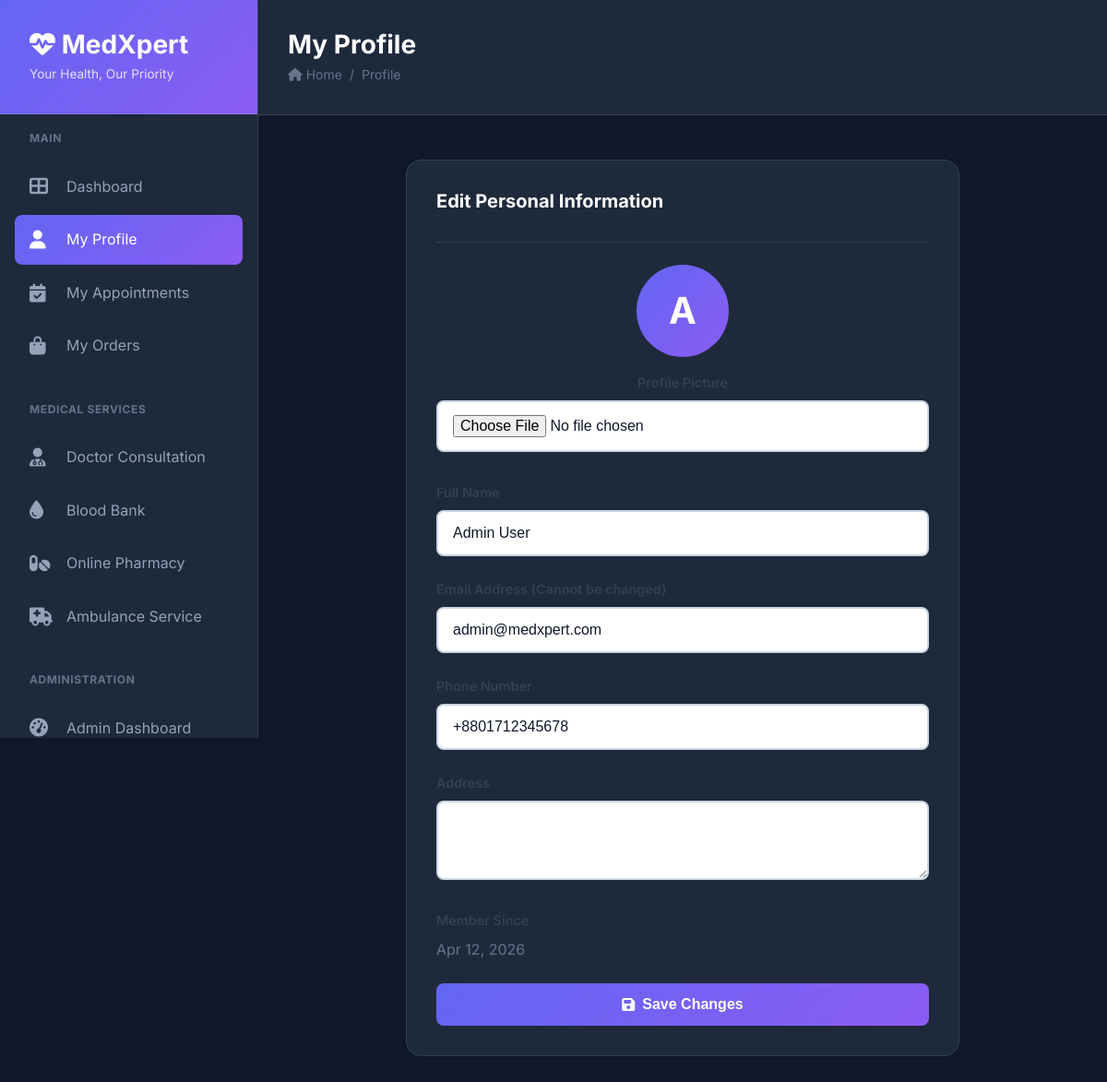
The app's page /profile.php (signed in) with its own data.
### tables this page shows
CREATE TABLE users (
    id INT AUTO_INCREMENT PRIMARY KEY,
    full_name VARCHAR(100) NOT NULL,
    email VARCHAR(100) UNIQUE NOT NULL,
    password VARCHAR(255) NOT NULL,
    phone VARCHAR(20),
    address TEXT,
    role ENUM('user', 'admin') DEFAULT 'user',
    avatar VARCHAR(255) DEFAULT 'default-avatar.png',
    created_at TIMESTAMP DEFAULT CURRENT_TIMESTAMP,
    updated_at TIMESTAMP DEFAULT CURRENT_TIMESTAMP ON UPDATE CURRENT_TIMESTAMP,
    INDEX idx_email (email),
    INDEX idx_role (role)
);

### profile.php (the view, shortened to what this page needs)
<?php
require_once 'config/header.php';
$stmt = $conn->prepare("SELECT * FROM users WHERE id = ?");
$stmt->bind_param("i", $_SESSION['user_id']);
$stmt->execute();
$user = $stmt->get_result()->fetch_assoc();
?>
<h1>My Profile</h1>
<div class="breadcrumb">
    <span><i class="fas fa-home"></i> Home</span>
    <span>/</span>
    <span>Profile</span>
</div>
</div>
</div>
<div class="content-wrapper">
    <div class="card" style="max-width: 600px; margin: 0 auto;">
        <div class="card-header">
            <h3 class="card-title">Edit Personal Information</h3>
        </div>
        <form method="POST" class="card-body" enctype="multipart/form-data">
            <div class="form-group" style="text-align: center; margin-bottom: 2rem;">
                <div class="user-avatar" style="width: 100px; height: 100px; margin: 0 auto 1rem; font-size: 2.5rem;">
                    <?php if ($user['avatar'] && $user['avatar'] !== 'default-avatar.png'): ?>
                        <img src="uploads/profiles/<?php echo $user['avatar']; ?>" style="width: 100%; height: 100%; border-radius: 50%; object-fit: cover;">
                    <?php else: ?>
                        <?php echo strtoupper(substr($user['full_name'], 0, 1)); ?>
                    <?php endif; ?>
                </div>
                <label class="form-label">Profile Picture</label>
                <input type="file" name="avatar" class="form-input" accept="image/*">
            </div>
            <div class="form-group">
                <label class="form-label">Full Name</label>
                <input type="text" name="full_name" class="form-input" value="<?php echo htmlspecialchars($user['full_name']); ?>" required>
            </div>
            <div class="form-group">
                <label class="form-label">Email Address (Cannot be changed)</label>
                <input type="email" class="form-input" value="<?php echo htmlspecialchars($user['email']); ?>" disabled>
            </div>
            <div class="form-group">
                <label class="form-label">Phone Number</label>
                <input type="tel" name="phone" class="form-input" value="<?php echo htmlspecialchars($user['phone']); ?>" required>
            </div>
            <div class="form-group">
                <label class="form-label">Address</label>
                <textarea name="address" class="form-input" rows="3"><?php echo htmlspecialchars($user['address']); ?></textarea>
            </div>
            <div class="form-group">
                <label class="form-label">Member Since</label>
                <p style="color: var(--gray);"><?php echo date('M d, Y', strtotime($user['created_at'])); ?></p>
            </div>
            <button type="submit" class="btn btn-primary">
                <i class="fas fa-save"></i> Save Changes
            </button>
        </form>
    </div>
</div>
<?php require_once 'config/footer.php'; ?>

### assets/css/style.css (style rules this page uses)
:root { --primary: #6366f1; --primary-dark: #4f46e5; --primary-light: #818cf8; --secondary: #8b5cf6; --accent: #06b6d4; --success: #10b981; --warning: #f59e0b; --danger: #ef4444; --info: #3b82f6; --dark: #0f172a; --dark-light: #1e293b; --dark-lighter: #334155; --gray: #64748b; --gray-light: #94a3b8; --gray-lighter: #cbd5e1; --white: #ffffff; --bg-gradient: linear-gradient(135deg, #667eea 0%, #764ba2 100%); --bg-gradient-alt: linear-gradient(135deg, #f093fb 0%, #f5576c 100%); --bg-gradient-success: linear-gradient(135deg, #667eea 0%, #64B5F6 100%); --shadow-sm: 0 1px 2px 0 rgba(0, 0, 0, 0.05); --shadow: 0 4px 6px -1px rgba(0, 0, 0, 0.1); --shadow-md: 0 10px 15px -3px rgba(0, 0, 0, 0.1); --shadow-lg: 0 20px 25px -5px rgba(0, 0, 0, 0.1); --shadow-xl: 0 25px 50px -12px rgba(0, 0, 0, 0.25); --radius-sm: 0.375rem; --radius: 0.5rem; --radius-md: 0.75rem; --radius-lg: 1rem; --radius-xl: 1.5rem; --spacing-xs: 0.5rem; --spacing-sm: 0.75rem; --spacing: 1rem; --spacing-md: 1.5rem; --spacing-lg: 2rem; --spacing-xl: 3rem; --transition: all 0.3s cubic-bezier(0.4, 0, 0.2, 1); --transition-fast: all 0.15s ease; }
* { margin: 0; padding: 0; box-sizing: border-box; }
body { font-family: 'Inter', -apple-system, BlinkMacSystemFont, 'Segoe UI', sans-serif; background: var(--dark); color: var(--gray-light); line-height: 1.6; overflow-x: hidden; }
h1, h2, h3, h4, h5, h6 { color: var(--white); font-weight: 700; line-height: 1.2; margin-bottom: var(--spacing); }
h1 { font-size: 2.5rem; }
h3 { font-size: 1.75rem; }
.form-group { margin-bottom: var(--spacing-md); }
.form-label { display: block; margin-bottom: var(--spacing-xs); color: var(--dark-lighter); font-weight: 600; font-size: 0.9rem; }
.form-input { width: 100%; padding: 0.875rem var(--spacing); border: 2px solid var(--gray-lighter); border-radius: var(--radius); font-size: 1rem; transition: var(--transition); background: var(--white); color: var(--dark); }
.btn { padding: 0.875rem var(--spacing-md); border: none; border-radius: var(--radius); font-size: 1rem; font-weight: 600; cursor: pointer; transition: var(--transition); display: inline-flex; align-items: center; justify-content: center; gap: 0.5rem; }
.btn-primary { background: linear-gradient(135deg, var(--primary) 0%, var(--secondary) 100%); color: var(--white); width: 100%; }
.user-avatar { width: 48px; height: 48px; border-radius: 50%; background: linear-gradient(135deg, var(--primary) 0%, var(--secondary) 100%); display: flex; align-items: center; justify-content: center; color: var(--white); font-weight: 700; font-size: 1.25rem; }
.page-title h1 { font-size: 1.75rem; margin-bottom: 0.25rem; }
.breadcrumb { display: flex; gap: 0.5rem; font-size: 0.875rem; color: var(--gray); }
.content-wrapper { padding: var(--spacing-xl); }
.card { background: var(--dark-light); border-radius: var(--radius-lg); padding: var(--spacing-lg); margin-bottom: var(--spacing-md); border: 1px solid var(--dark-lighter); }
.card-header { display: flex; justify-content: space-between; align-items: center; margin-bottom: var(--spacing-md); padding-bottom: var(--spacing); border-bottom: 1px solid var(--dark-lighter); }
.card-title { font-size: 1.25rem; color: var(--white); }

### records on screen
users: full_name "A", full_name "Admin User", email "admin@medxpert.com", phone "+8801712345678", created_at "Apr 12, 2026"
